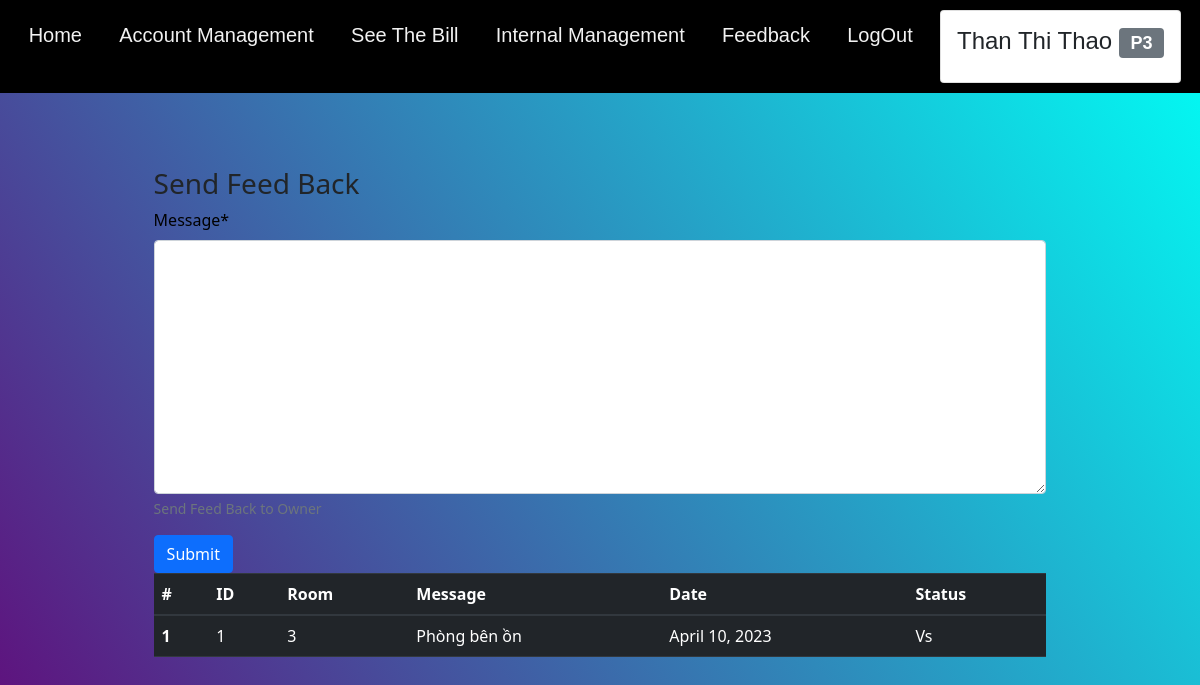
The app's page /feedback/feed_back_of_renter/ (signed in) with its own data.
### User/models.py (models this page shows, shortened)
class MyUser(AbstractBaseUser, PermissionsMixin):
    username = models.CharField(max_length =255, unique=True)
    email = models.EmailField(
        verbose_name='email address',
        max_length=255,
    )
    full_name = models.CharField(max_length=255)
    phone_number = models.CharField(max_length=12, null = True)
    address = models.CharField(max_length=255, null =True)
    is_active = models.BooleanField(default=True)
    is_owner = models.BooleanField(default=False)
    objects = MyUserManager()
    USERNAME_FIELD = 'username'
    REQUIRED_FIELDS  = ['email', 'full_name']

class Renter(models.Model):
    user = models.OneToOneField(MyUser, on_delete=models.CASCADE)
    room = models.ForeignKey(Room, related_name='renter',on_delete=models.CASCADE)
    citizen_id = models.CharField(max_length=15, null = True)

### Room/models.py (models this page shows, shortened)
class Room(models.Model):
    class Meta:
        constraints = [
            models.CheckConstraint(check=models.Q(room_number__gte = 0,area__gte = 0,
                                                  room_price__gte = 0), name ='gte 0'),
        ]
    room_id = models.CharField(max_length=20, primary_key=True)
    room_number = models.IntegerField(unique=True)
    area = models.CharField(max_length=20)
    room_price = models.FloatField(default=0)
    status = models.BooleanField(default=False)
    description = models.CharField(max_length=250, default='')

### Feed_Back/models.py (models this page shows, shortened)
class FeedBack(models.Model):
    room = models.ForeignKey(Room, on_delete=models.CASCADE)
    message = models.CharField(max_length=250)
    created_at = models.DateField(auto_now_add=True)
    status = models.BooleanField(default=False)

### Feed_Back/views.py (the view, shortened to what this page needs)
# urls.py: path('feed_back_of_renter/', views.RenterFeedBack.as_view(), name='renter_feed_back'),
class RenterFeedBack(TemplateView):
    template_name= "renter_dashboard/partial/feedback.html"
    def get_context_data(self):
        context = super().get_context_data()
        context['send_feed_back_form'] = sendFeedBack(initial={"room":self.request.user.renter.room})
        context['feedbacks']=FeedBack.objects.filter(room = self.request.user.renter.room)
        return context

### Feed_Back/forms.py
class sendFeedBack(forms.ModelForm):
    class Meta:
        model = FeedBack
        fields = '__all__'
    def __init__(self,*args,**kwargs):
        super().__init__(*args,**kwargs)
        self.fields['room'].widget= forms.HiddenInput()
        self.fields['message'].widget= forms.Textarea()
        for field in self.fields:
            self.fields[field].widget.attrs.update({'class':'form-control',})

### templates/renter_dashboard/partial/feedback.html (shortened to what this page needs)
{% extends "renter_dashboard/base.html" %}
{% load static  %}
{% block content %}
  <div class="container">
	  <div class="box_send_feedback_form">
		<h3>Send Feed Back</h3>
		<form action="." method="POST">
			<div class="mb-3">
			  <label for="" class="form-label">Message*</label>
			  {{send_feed_back_form.message}}
			  <div id="" class="form-text">Send Feed Back to Owner</div>
			</div>
			<button type="submit" class="btn btn-primary">Submit</button>
		  </form>
		  <table class="table table-dark">
			<thead>
			  <tr>
				<th scope="col">#</th>
				<th scope="col">ID</th>
				<th scope="col">Room</th>
				<th scope="col">Message</th>
				<th scope="col">Date</th>
				<th scope="col">Status</th>
			  </tr>
			</thead>
			<tbody>
				{% for fb in feedbacks %}
			  <tr>
				<th scope="row">1</th>
				<td>{{fb.id}}</td>
				<td>{{fb.room.room_number}}</td>
				<td>{{fb.message}}</td>
				<td>{{fb.created_at}}</td>
				<td>
					{% if fb.status %}
						Vs
					{% else %}
						X
					{% endif %}
				</td>
			  </tr>
			  {% endfor %}
			</tbody>
		  </table>
	  </div>
  </div>
{% endblock content %}

### templates/renter_dashboard/base.html (shortened to what this page needs)
{% load static %}
<!doctype html>
<html lang="en">
<head>
    <link rel="stylesheet" href="https://cdn.jsdelivr.net/npm/bootstrap@4.0.0/dist/css/bootstrap.min.css">
    <link rel="stylesheet" href="{% static 'home/css/style.css' %}">
    <link rel="stylesheet" href="https://cdnjs.cloudflare.com/ajax/libs/font-awesome/6.1.1/css/all.min.css"
 />
    <link href='https://unpkg.com/boxicons@2.1.2/css/boxicons.min.css' rel='stylesheet'>
    <link href="{% static 'renter_dashboard/css/bootstrap.css' %}" rel="stylesheet">
    <link  href="{% static 'renter_dashboard/css/bootstrap.min.css' %}" rel="stylesheet">
    <link href='https://cdnjs.cloudflare.com/ajax/libs/font-awesome/4.7.0/css/font-awesome.min.css' rel='stylesheet'>
    <link rel="stylesheet" href="{% static 'renter_dashboard/css/base.css' %}">
</head>
<body>
    <div class="top">
        <a href="{% url 'home:renter_site' %}">Home</a>
        <a href="{% url 'user:edit_user_of_renter_site' user.renter.id %}">Account Management</a></a>
        <a href="{% url 'bill:bill_of_renter_site' %}">See The Bill</a>
        <a href="#Internal_Management">Internal Management</a>
        <a href="{% url 'feedback:renter_feed_back' %}">Feedback</a>
        <a href="{% url 'home:logout' %}">LogOut</a>
        <div class="card">
            <div class="card-body">
            <h4>{{user.full_name}} <span class="badge bg-secondary">P{{user.renter.room.room_number}}</span></h4>
            </div>
        </div>
    </div>
    {% block content %}
    {% endblock content %}
</body>
</html>

### static/home/css/style.css (style rules this page uses)
* { margin: 0; padding: 0; box-sizing: border-box; }
html, body { width: 100%; height: 100%; --bg: #e9eef4; --color-text: #0e0e0e; --color-boder: #bcbfc2; --btn-active: #bcbfc2; font-family: 'Open Sans', sans-serif; }
a { text-decoration: none; }
.form-control { display: block; width: 100%; padding: 6px 12px; font-size: 14px; line-height: 1.42857143; color: #555; background-color: #fff; background-image: none; border: 1px solid #ccc; border-radius: 4px; outline: none; }

### static/renter_dashboard/css/base.css (style rules this page uses)
.top { top : 0%; margin: 0; font-family: Arial, Helvetica, sans-serif; position: absolute; width: 100%; overflow: hidden; background-color: black; position: fixed; }
.top a { float: left; color: #f2f2f2; text-align: center; padding: 14px 16px; text-decoration: none; font-size: 17px; }

### records on screen
MyUser: full_name "Than Thi Thao", renter.room.room_number "3"
FeedBack: id "1", room.room_number "3", message "Phòng bên ồn", created_at "April 10, 2023", status "Vs"
